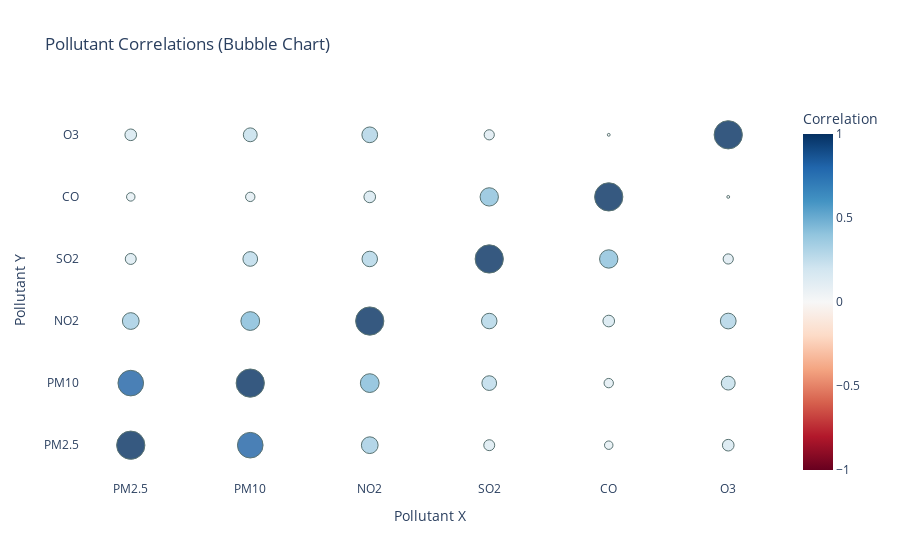

Notebook cell for this chart:
### Markdown cell above
# 7.correlation analysis

### Code cell
import plotly.express as px

pollutant_cols = ['PM2.5', 'PM10', 'NO2', 'SO2', 'CO', 'O3']
corr = df_hourly[pollutant_cols].corr().round(2)
corr_long = corr.stack().reset_index()
corr_long.columns = ['Pollutant_X', 'Pollutant_Y', 'Correlation']


fig = px.scatter(
    corr_long,
    x='Pollutant_X',
    y='Pollutant_Y',
    size=corr_long['Correlation'].abs() * 30,  # bubble size based on abs correlation
    color='Correlation',
    color_continuous_scale='RdBu',
    range_color=[-1, 1],
    hover_data={'Correlation': True},
    title='Pollutant Correlations (Bubble Chart)',
)

fig.update_traces(marker=dict(opacity=0.8, line=dict(width=1, color='DarkSlateGrey')))
fig.update_layout(
    xaxis_title='Pollutant X',
    yaxis_title='Pollutant Y',
    plot_bgcolor='white',
    font=dict(size=12),
)
fig.show()

### Figure 1 — Plotly figure (JSON) as saved in the notebook; plotly's stock layout.template omitted (floating-point values rounded to 4 significant figures)
{"data": [{"customdata": [[1.0], [0.82], [0.35], [0.15], [0.09], [0.17], [0.82], [1.0], [0.44], [0.27], [0.11], [0.24], [0.35], [0.44], [1.0], [0.3], [0.17], [0.31], [0.15], [0.27], [0.3], [1.0], [0.42], [0.13], [0.09], [0.11], [0.17], [0.42], [1.0], [-0.01], [0.17], [0.24], [0.31], [0.13], [-0.01], [1.0]], "hovertemplate": "Pollutant_X=%{x}<br>Pollutant_Y=%{y}<br>size=%{marker.size}<br>Correlation=%{marker.color}<extra></extra>", "legendgroup": "", "marker": {"color": [1.0, 0.82, 0.35, 0.15, 0.09, 0.17, 0.82, 1.0, 0.44, 0.27, 0.11, 0.24, 0.35, 0.44, 1.0, 0.3, 0.17, 0.31, 0.15, 0.27, 0.3, 1.0, 0.42, 0.13, 0.09, 0.11, 0.17, 0.42, 1.0, -0.01, 0.17, 0.24, 0.31, 0.13, -0.01, 1.0], "coloraxis": "coloraxis", "line": {"color": "DarkSlateGrey", "width": 1}, "opacity": 0.8, "size": [30.0, 24.6, 10.5, 4.5, 2.7, 5.1, 24.6, 30.0, 13.2, 8.1, 3.3, 7.2, 10.5, 13.2, 30.0, 9.0, 5.1, 9.3, 4.5, 8.1, 9.0, 30.0, 12.6, 3.9, 2.7, 3.3, 5.1, 12.6, 30.0, 0.3, 5.1, 7.2, 9.3, 3.9, 0.3, 30.0], "sizemode": "area", "sizeref": 0.075, "symbol": "circle"}, "mode": "markers", "name": "", "orientation": "v", "showlegend": false, "type": "scatter", "x": ["PM2.5", "PM2.5", "PM2.5", "PM2.5", "PM2.5", "PM2.5", "PM10", "PM10", "PM10", "PM10", "PM10", "PM10", "NO2", "NO2", "NO2", "NO2", "NO2", "NO2", "SO2", "SO2", "SO2", "SO2", "SO2", "SO2", "CO", "CO", "CO", "CO", "CO", "CO", "O3", "O3", "O3", "O3", "O3", "O3"], "xaxis": "x", "y": ["PM2.5", "PM10", "NO2", "SO2", "CO", "O3", "PM2.5", "PM10", "NO2", "SO2", "CO", "O3", "PM2.5", "PM10", "NO2", "SO2", "CO", "O3", "PM2.5", "PM10", "NO2", "SO2", "CO", "O3", "PM2.5", "PM10", "NO2", "SO2", "CO", "O3", "PM2.5", "PM10", "NO2", "SO2", "CO", "O3"], "yaxis": "y"}], "layout": {"coloraxis": {"cmax": 1, "cmin": -1, "colorbar": {"title": {"text": "Correlation"}}, "colorscale": [[0, "rgb(103,0,31)"], [0.1, "rgb(178,24,43)"], [0.2, "rgb(214,96,77)"], [0.3, "rgb(244,165,130)"], [0.4, "rgb(253,219,199)"], [0.5, "rgb(247,247,247)"], [0.6, "rgb(209,229,240)"], [0.7, "rgb(146,197,222)"], [0.8, "rgb(67,147,195)"], [0.9, "rgb(33,102,172)"], [1, "rgb(5,48,97)"]]}, "font": {"size": 12}, "legend": {"itemsizing": "constant", "tracegroupgap": 0}, "plot_bgcolor": "white", "title": {"text": "Pollutant Correlations (Bubble Chart)"}, "xaxis": {"anchor": "y", "domain": [0, 1], "title": {"text": "Pollutant X"}}, "yaxis": {"anchor": "x", "domain": [0, 1], "title": {"text": "Pollutant Y"}}}}
